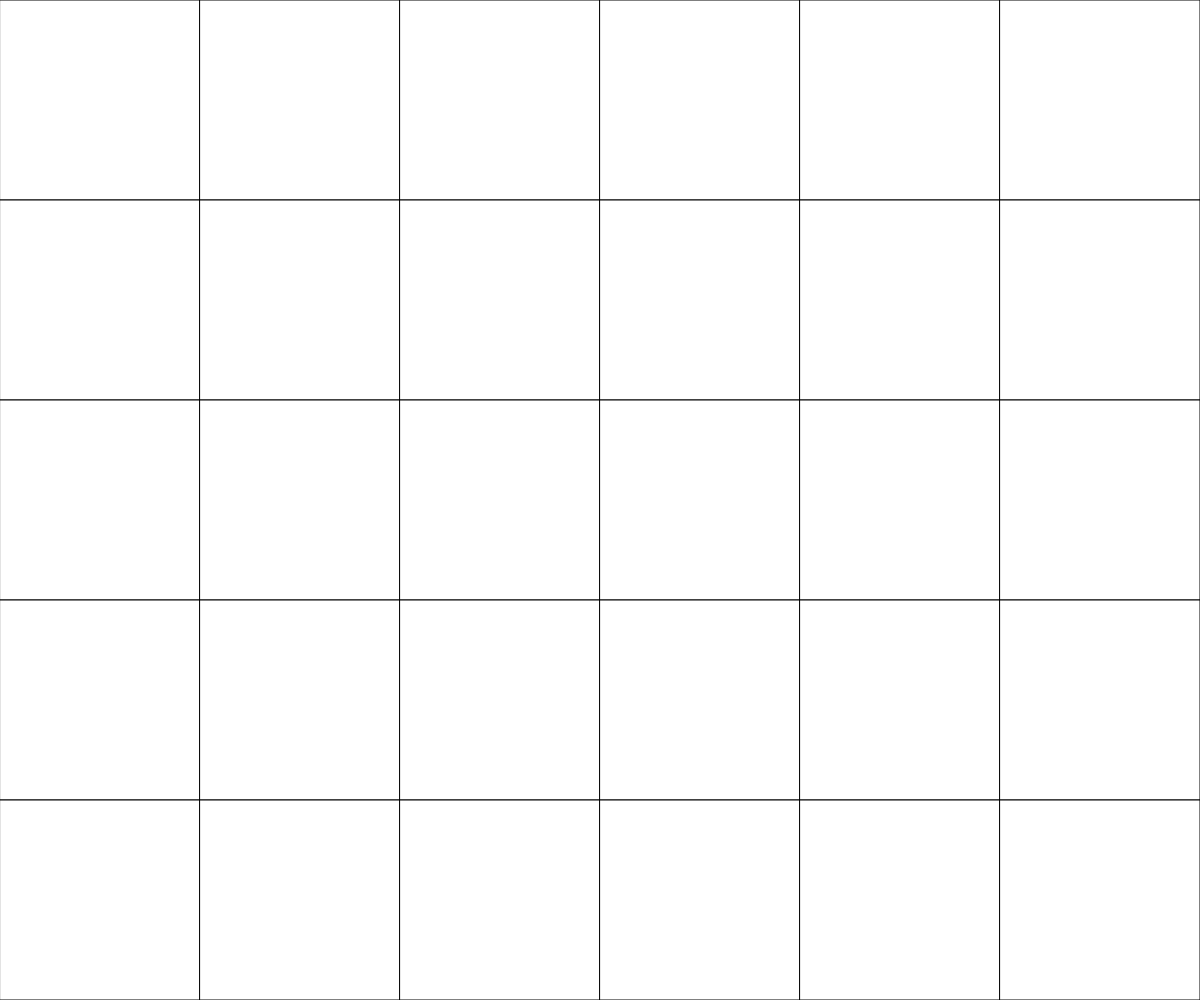
Frame 1 (no input)
Frame 60 (no input): identical to frame 1, image omitted
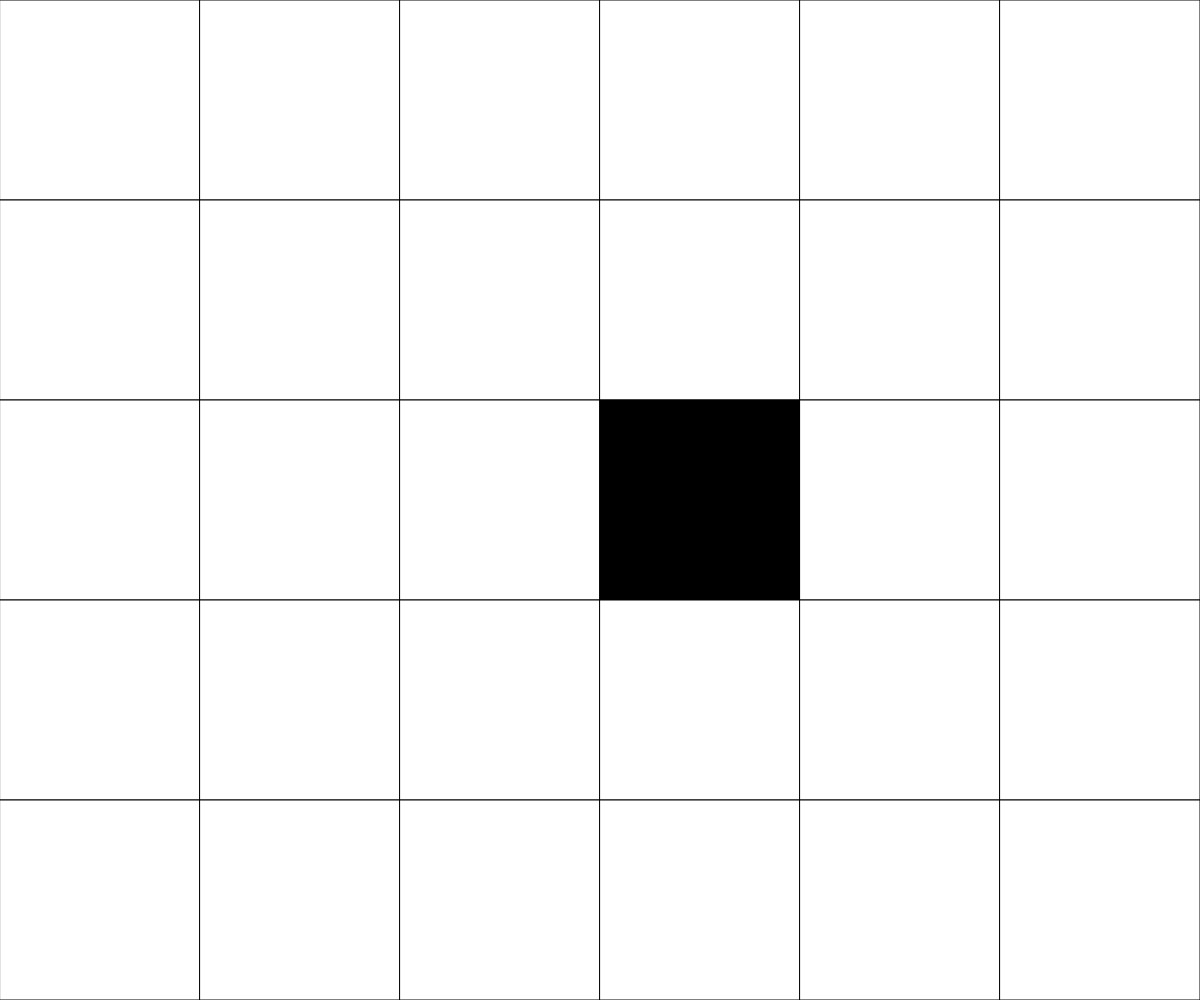
Frame 120 (the mouse pressed at the canvas centre since frame 60)

The p5.js sketch that drew these frames (run headless with seeded random() and noise() and a simulated clock; from frame 60 on, the mouse is pressed at the canvas centre):

// p5.js sketch
// ── sketch.js
// Project Title
// Your Name
// Date
//
// Extra for Experts:
// - describe what you did to take this project "above and beyond"

const CELL_SIZE = 200;
let heightFactor;
let widthFactor;
let grid = [[]];


function setup() {
  createCanvas(windowWidth, windowHeight);
  heightFactor = Math.floor(height / CELL_SIZE);
  widthFactor = Math.floor(width / CELL_SIZE);
  grid = generateGrid(widthFactor, heightFactor);
}

function draw() {
  background(220);
  drawGrid();
}

function generateGrid(rows, cols) {
  let newGrid = [];
  for (let y = 0; y < cols; y ++) {
    newGrid.push([]);
    for (let x = 0; x < rows; x ++) {
      newGrid[y].push(true);
    }
  }
  return newGrid;
}

function generateRandomGrid(rows, cols) {
  let newGrid = [];
  for (let y = 0; y < cols; y ++) {
    newGrid.push([]);
    for (let x = 0; x < rows; x ++) {
      let color = random(100);
      if (color > 50) {
        newGrid[y].push(true);
      }
      else {
        newGrid[y].push(false);
      }
    }
  }
  return newGrid;
}
function drawGrid() {
  for (let y = 0; y < heightFactor; y ++) {
    for (let x = 0; x < widthFactor; x ++) {
      if (grid[y][x]) {
        fill("white");
      }
      else {
        fill("black");
      }
      square(x * CELL_SIZE, y * CELL_SIZE, CELL_SIZE);
    }
  }
}

function mousePressed() {
  let x = Math.floor(mouseX / CELL_SIZE);
  let y = Math.floor(mouseY / CELL_SIZE);

  toggle(x, y);
//   toggle(x + 1, y);
//   toggle(x, y + 1);
//   toggle(x - 1, y);
//   toggle(x, y - 1);
}

function toggle(x, y) {
  if (x >= 0 && x < widthFactor && y >= 0 && y < heightFactor) {
    grid[y][x] = !grid[y][x];
  }
}
